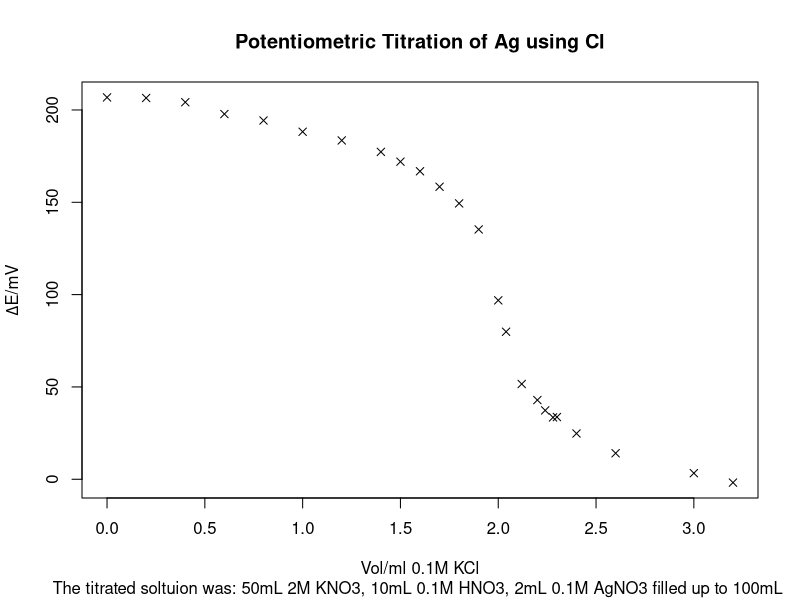

Reproduce this figure in R.
rm(list=ls()) 
data = read.csv("Data/PotentiometricTitration.csv",sep=";")
x = data$Volume
VolKCl = x
y = data$Voltage
Voltage = y
#y=log(y,10)

get_pAg_from_mV = function(mV, E0 = 364.242, s = -0.01585){
  return((mV-E0)*(s)) 
}

Vol0 = 100
VolTot = Vol0 + x
pAg = get_pAg_from_mV(Voltage)
Ag = 10^(-pAg)

#Round the data
pAg = signif(pAg, 3)
Ag = signif(Ag, 3)
tab = data.frame(VolKCl,VolTot,Voltage,pAg,Ag)

plot(x,y,xlab="Vol/ml 0.1M KCl", ylab = expression(Delta * "E/mV"),pch=4, main = "Potentiometric Titration of Ag using Cl", sub = "The titrated soltuion was: 50mL 2M KNO3, 10mL 0.1M HNO3, 2mL 0.1M AgNO3 filled up to 100mL ")


#LogPlot
# y = log(y,10)
# plot(x,y,xlab="Vol/ml 0.1M KCl", ylab = expression(log(Delta * "E/mV")),pch=4, main = "Potentiometric Titration of Ag using Cl", sub = "The titrated soltuion was: 50mL 2M KNO3, 10mL 0.1M HNO3, 2mL 0.1M AgNO3 filled up to 100mL ")
# 
# #linear approximations for the two regions
# cutoff= 1.85
# xpre = data$Volume[data$Volume<cutoff]
# ypre = log(data$Voltage[data$Volume<cutoff],10)
# abline(lm(ypre~xpre))
# 
# xpost = data$Volume[data$Volume>=cutoff]
# ypost = log(data$Voltage[data$Volume>=cutoff],10)
# abline(lm(ypost~xpost))
#abline(v = cutoff)
